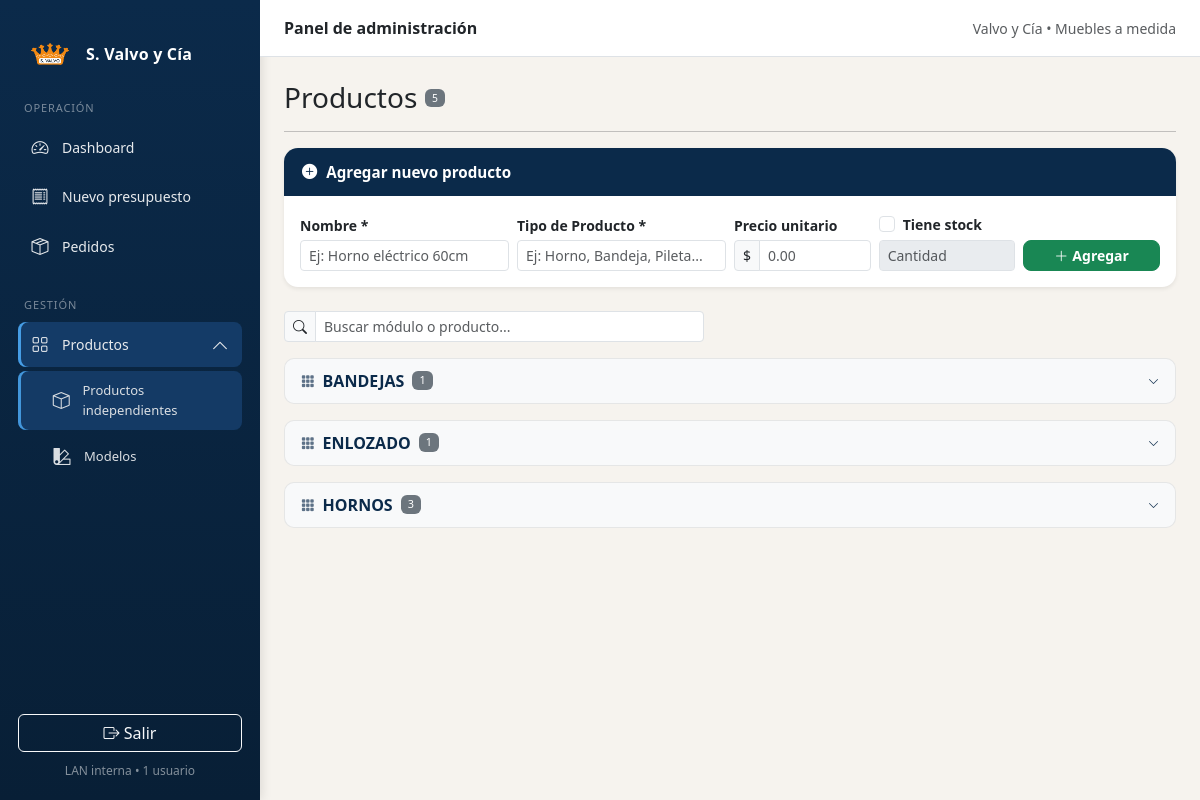
The app's page /productos (signed in) with its own data.
### app/models.py (models this page shows)
class Producto(db.Model):
    id = db.Column(db.Integer, primary_key=True)
    nombre = db.Column(db.String(100))
    tipo = db.Column(db.String(100))
    precio = db.Column(db.Float)
    stock = db.Column(db.Integer, nullable=True)

### app/routes.py (the view)
    @app.get("/productos")
    @login_required
    def productos():
        items = Producto.query.order_by(Producto.nombre.asc()).all()
        return render_template("productos.html", productos=items)

### app/models.py (called while the page is built)
@login_manager.user_loader
def load_user(user_id):
    return User.query.get(int(user_id))

### app/templates/productos.html (shortened to what this page needs)
{% extends "base.html" %}
{% block content %}
<div class="d-flex align-items-center justify-content-between mb-3">
  <h3 class="mb-0 d-flex align-items-center gap-2">
    Productos
    <span class="badge bg-secondary fw-normal" style="font-size:.65rem;vertical-align:middle;">
      {{ productos|length }}
    </span>
  </h3>
</div>
<hr class="mb-3">
<div class="card mb-4 border-0 shadow-sm" style="border-radius:14px;overflow:hidden;">
  <div style="background:#0b2a4a;color:#fff;padding:13px 18px;display:flex;align-items:center;gap:9px;font-weight:700;font-size:.95rem;">
    <i class="bi bi-plus-circle-fill"></i>
    Agregar nuevo producto
  </div>
  <div class="card-body py-3">
    <form method="post" action="/productos" class="row g-2 align-items-end">
      <div class="col-md-3">
        <label class="form-label small fw-semibold mb-1">Nombre *</label>
        <input class="form-control form-control-sm" name="nombre" placeholder="Ej: Horno eléctrico 60cm" required>
      </div>
      <div class="col-md-3">
        <label class="form-label small fw-semibold mb-1">Tipo de Producto *</label>
        <input class="form-control form-control-sm" name="tipo" placeholder="Ej: Horno, Bandeja, Pileta..." required>
      </div>
      <div class="col-md-2">
        <label class="form-label small fw-semibold mb-1">Precio unitario</label>
        <div class="input-group input-group-sm">
          <span class="input-group-text">$</span>
          <input class="form-control" name="precio" placeholder="0.00" type="number" step="0.01" min="0">
        </div>
      </div>
      <div class="col-md-2">
        <div class="form-check mb-1">
          <input class="form-check-input" type="checkbox" name="tiene_stock" id="checkStockForm">
          <label class="form-check-label small fw-semibold" for="checkStockForm">Tiene stock</label>
        </div>
        <input class="form-control form-control-sm" type="number" name="stock" id="inputStockForm"
               placeholder="Cantidad" min="0" disabled>
      </div>
      <div class="col-md-2 d-flex align-items-end">
        <button class="btn btn-success btn-sm w-100 fw-bold" style="border-radius:8px;">
          <i class="bi bi-plus-lg me-1"></i>Agregar
        </button>
      </div>
    </form>
  </div>
</div>
{% if productos %}
<div class="mb-3" style="max-width:420px;">
  <div class="input-group input-group-sm">
    <span class="input-group-text"><i class="bi bi-search"></i></span>
    <input type="text" id="filtroProd" class="form-control" placeholder="Buscar módulo o producto...">
  </div>
</div>
{% for tipo, grupo in productos | groupby('tipo') %}
<div class="module-group mb-3" data-grupo="{{ tipo | lower }}">
  <button class="btn w-100 text-start module-toggle mb-2" type="button"
          data-bs-toggle="collapse"
          data-bs-target="#module{{ loop.index }}"
          aria-expanded="false"
          aria-controls="module{{ loop.index }}">
    <i class="bi bi-grid-3x3-gap-fill" style="font-size:.85rem;opacity:.65;"></i>
    <span>{{ tipo }}</span>
    <span class="badge bg-secondary fw-normal" style="font-size:.68rem;font-weight:600;">{{ grupo | length }}</span>
    <i class="bi bi-chevron-down module-chevron"></i>
  </button>
</div>
{% endfor %}
{% else %}
<div class="text-center py-5 text-muted">
  <i class="bi bi-box-seam" style="font-size:3rem;opacity:.2;display:block;margin-bottom:12px;"></i>
  <div class="fw-semibold mb-1">No hay productos cargados todavía.</div>
  <div class="small">Usá el formulario de arriba para agregar el primero.</div>
</div>
{% endif %}
{% endblock %}

### app/templates/productos.html (style rules this page uses)
.module-toggle { background: #f8f9fa; border: 1px solid rgba(0,0,0,.08); border-radius: 10px; padding: 10px 16px; color: #0b2a4a; font-weight: 700; transition: background .15s, border-color .15s; display: flex; align-items: center; gap: 8px; cursor: pointer; }
.module-chevron { font-size: 11px; margin-left: auto; transition: transform .2s ease; }

### records on screen
Producto: tipo "BANDEJAS", grupo "1"
Producto: tipo "ENLOZADO", grupo "1"
Producto: tipo "HORNOS", grupo "3"

### other values on screen
{{ productos|length }} "5"
